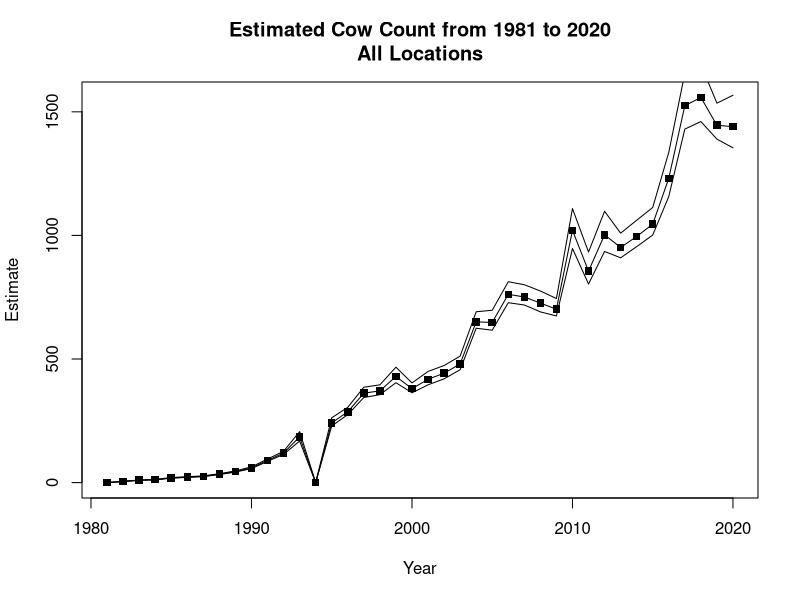
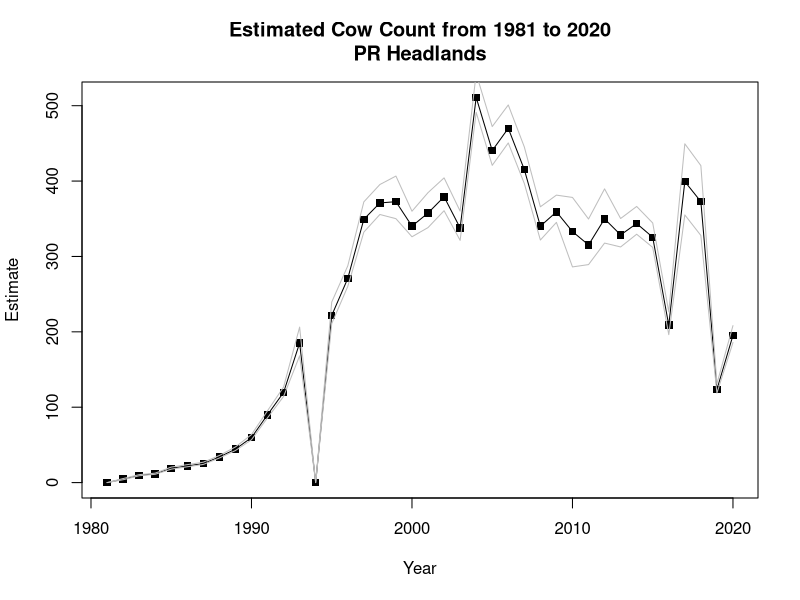
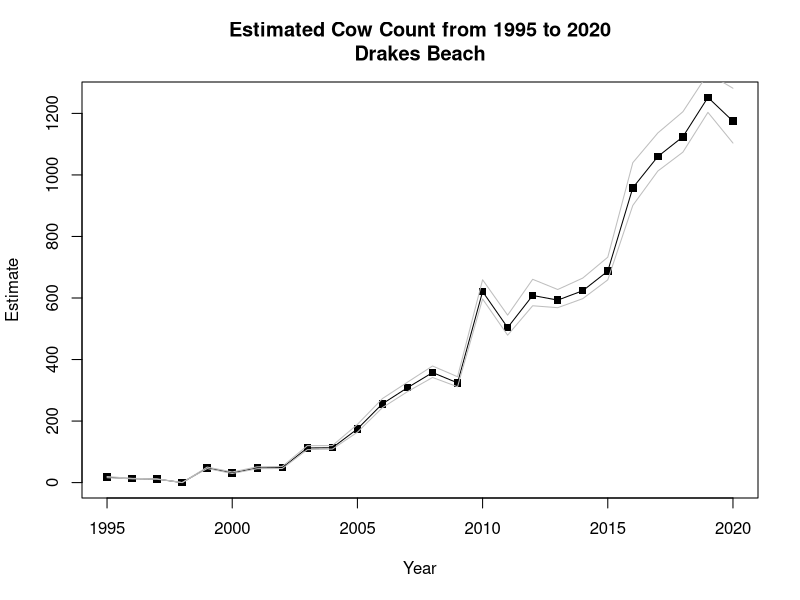
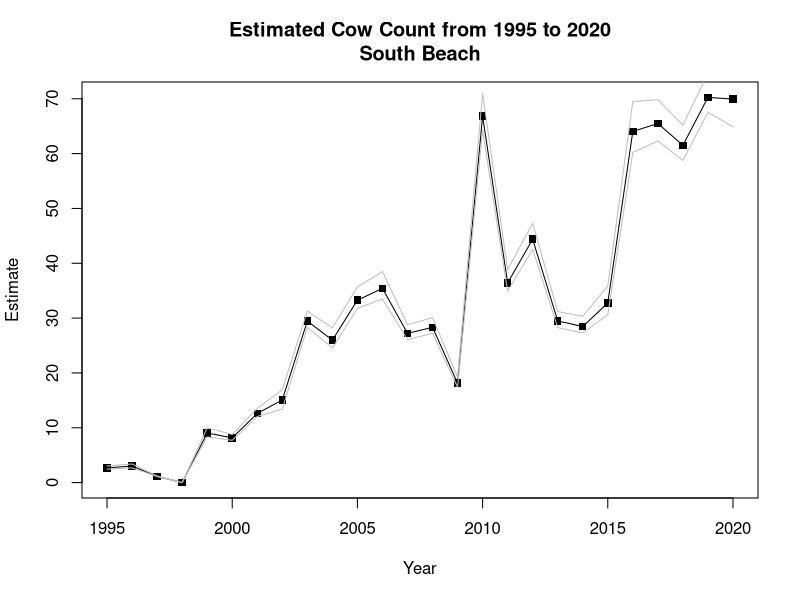

R code for these plots, in order:
##################################################
#####DONT USE THIS INSTEAD USE NEW COW COUNTS#####
##################################################

# Notes about the data:
# Feb/March 1983 Access was restricted because road was washed out due to  El Nino storms)
# Did not include partial surveys completed during the 2018/2019 government shutdown

library("readxl")
library(dplyr)

setwd("~/Internship Summer 2021")
seals <- read_excel("Eseal_1981-2020.xlsx")
# get rid of weird column
seals <- subset(seals, select = -(...6))
# get rid of deadpup (550 instances)
seals <- subset(seals, Age !="DEADPUP")

# unique age classes: 
unique(seals$Age)
# "BULL-SA4"    "COW"      "IMM"      "PUP"      "SA1-3"     "UNK"      "WNR"      "YRLNG"    "EPUP" 
#                         immature             sub adult   unknown     weaner     yearling   group with pup

# to get the Date into POSIXlt which has nice access to year/month/day use: strptime(seals$Date, format="%Y-%m-%d")
# currently stored as POSIXct which has nice storage in data frames but hard for us to work with
# access month using $mon, year using $year and day using $mday
# remember zero based indexing so Jan is 0 and Dec is 11
# year starts at 1900 so 1981 is actually 81 when you use $year

seals_date <- strptime(seals$Date, format="%Y-%m-%d")

# months included in the data set:
unique(seals_date$mon)
# returns 0 (Jan), 1 (Feb), 2 (March), 10 (Nov), 11 (Dec)

# write a function to get each season defined as November Year1 to March Year2
# for example season 0 is Nov 1980 to March 1981, season 1 is Nov 1981 to March 1982... season 9 is Nov 1989 to March 1990... season 39 is Nov 2019 to March 2020
# works for dates passed in as POSIXlt

get_season <- function(date) {
  if (date$mon > 6) {season <- date$year - 80}
  else season <- date$year - 81 
  return(season)
}

# function that does get_season on every item in a list
get_season_all <- function(lst) {
  vec <- vector("list", length(lst))
  for (i in 1:length(lst)) {
    vec[[i]] <- get_season(lst[[i]])
  }
  return(vec)
}

# now that we have the seasons we can add them to the tables
seals$season <- get_season_all(seals_date)

# subset to grab only cows
cows <- subset(seals, Age == "COW")

# had problems with function above so here is the code for grabbing each location and add the month-day date for each season
PRcows <- subset(cows, Location == "PR Headlands")
PRcows$month_day <- format(PRcows$Date, format="%m-%d")

DBcows <- subset(cows, Location == "Drakes Beach")
DBcows$month_day <- format(DBcows$Date, format="%m-%d")

SBcows <- subset(cows, Location == "South Beach")
SBcows$month_day <- format(SBcows$Date, format="%m-%d")

# recreate the multiplier table from Condit et al. (Table A3)
Date <- format(seq(as.Date("1981-01-11"), as.Date("1981-02-08"), by="days"), format="%m-%d")
Multiplier <- c(2.295, 2.107, 1.946, 1.810, 1.693, 1.593, 1.507, 1.434, 1.372, 1.319, 1.274, 1.236, 1.206, 1.181, 1.161, 1.147, 1.138, 1.133, 1.134, 1.139, 1.149, 1.165, 1.186, 1.214, 1.249, 1.292, 1.343, 1.405, 1.479)
Upper <- c(2.678, 2.427, 2.222, 2.056, 1.916, 1.797, 1.696, 1.606, 1.528, 1.463, 1.406, 1.357, 1.316, 1.283, 1.254, 1.230, 1.213, 1.203, 1.200, 1.207, 1.225, 1.253, 1.287, 1.328, 1.378, 1.427, 1.513, 1.597, 1.702)
Lower <- c(1.888, 1.762, 1.650, 1.555, 1.472, 1.401, 1.340, 1.290, 1.246, 1.210, 1.179, 1.154, 1.133, 1.116, 1.104, 1.096, 1.091, 1.089, 1.087, 1.088, 1.093, 1.102, 1.115, 1.134, 1.159, 1.190, 1.228, 1.276, 1.333)
multiplierTable <- data.frame(Date=Date, Lower=Lower, Multiplier=Multiplier, Upper=Upper)

# function to estimate the population using Condit et al.
# not sure how to vectorize so it only works for rows of a table, not a whole table
# returns 0 if the date is out of the range Condit provided
estimate_pop <- function(row, multTbl) {
  if (row$month_day %in% multTbl$Date) {
    m <- multTbl$Multiplier[multTbl$Date == row$month_day] 
    return(m * row$Count)
  } else {
    return(0)
  }
}

# function for lower bound
estimate_pop_lower <- function(row, multTbl) {
  if (row$month_day %in% multTbl$Date) {
    m <- multTbl$Lower[multTbl$Date == row$month_day] 
    return(m * row$Count)
  } else {
    return(0)
  }
}

# function for upper bound
estimate_pop_upper <- function(row, multTbl) {
  if (row$month_day %in% multTbl$Date) {
    m <- multTbl$Upper[multTbl$Date == row$month_day] 
    return(m * row$Count)
  } else {
    return(0)
  }
}

# function that estimates the population for a table
estimate_pop_table <- function(table, multTbl) {
  vec <- numeric()
  lower <- numeric()
  upper <- numeric()
  for (i in 1:nrow(table)) {
    row <- table[i, ]
    est <- estimate_pop(row, multTbl)
    l <- estimate_pop_lower(row, multTbl)
    u <- estimate_pop_upper(row, multTbl)
    vec <- c(vec, est)
    lower <- c(lower, l)
    upper <- c(upper, u)
  }
  table$estimate <- vec
  table$lower <- lower
  table$upper <- upper
  return(table)
}

# add estimates for all dates available 
# note: some years will have an estimate of 0 because of the dates surveyed, work to correct below
PRcows <- estimate_pop_table(PRcows, multiplierTable)
DBcows <- estimate_pop_table(DBcows, multiplierTable)
SBcows <- estimate_pop_table(SBcows, multiplierTable)

# grab the max counts for each season and use the estimate from that date
# missing estimates for seasons 0 (Jan 6), 1 (Jan 6), and 13 (Feb 9)
PRcows_max_count <- PRcows %>% group_by(season) %>% slice(which.max(Count))
# missing estimates for season 17 (Feb 9)
DBcows_max_count <- DBcows %>% group_by(season) %>% slice(which.max(Count))
# missing estimates for seasons 16 (Dec 28) and 17 (Feb 13)
SBcows_max_count <- SBcows %>% group_by(season) %>% slice(which.max(Count))

# visually inspected each season with missing estimates. here are my manual fixes, explanations, and questions

Prcows0 <- subset(PRcows, season == 0)
# three observations on Jan 6, 7, 8 all with a count of 2
# no correction made; left at 0

PRcows1 <- subset(PRcows, season == 1)
# highest count of 2 occurs on Jan 6, 7, 9, and 11, my function above just takes any one of these counts
# and happened to grab one out of range of Condit's dates. Luckily, Jan 11 is in their range, so use that estimate
PRcows_max_count$estimate[PRcows_max_count$season == 1] <- PRcows1$estimate[PRcows1$month_day == "01-11"]
PRcows_max_count$lower[PRcows_max_count$season == 1] <- PRcows1$lower[PRcows1$month_day == "01-11"]
PRcows_max_count$upper[PRcows_max_count$season == 1] <- PRcows1$upper[PRcows1$month_day == "01-11"]
PRcows_max_count$month_day[PRcows_max_count$season == 1] <- "01-11"
PRcows_max_count$Date[PRcows_max_count$season == 1] <- PRcows1$Date[5]

PRcows13 <- subset(PRcows, season == 13)
# only one observation falls within Condit's date range: Jan 14 with count of 141 and estimate of 255.21
# max count occurs on Feb 9 with a count of 154
# should we use the Jan 14 estimate OR use the Feb 9 count * Feb 8 multiplier (because it's only one day off)?
# Feb 9 count * Feb 8 multiplier = 227.766
# no correct made; left at 0

DBcows17 <- subset(DBcows, season == 17)
# max count occurs on Feb 9 with a count of 53
# have estimates for rows 6-13
DBdates17 <- DBcows17$month_day[6:13]
DBest17 <- DBcows17$estimate[6:13]
DBcounts17 <- DBcows17$Count[6:13]
# "01-13" "01-19" "01-21" "01-24" "01-27" "01-30" "01-31" "02-03"
# 3.892    20.580 25.480   23.620   27.312 33.031  28.725  46.132
# 2           15    20       20        24     29     25      38
# same question as above should we use Feb 9 * Feb 8 multiplier:
# 53 * multiplierTable$Multiplier[multiplierTable$Date == "02-08"] = 78.387 
# no correct made; left at 0

SBcows16 <- subset(SBcows, season == 16)
# 4 total observations on 12-28, 01-09, 01-27, 01-31 all have same count (1) 
# Jan 27 has an estimate of 1.138 and Jan 31 has an estimate of 1.149
# these are very similar so I chose to use Jan 27 estimate arbitrarily
SBcows_max_count$estimate[SBcows_max_count$season == 16] <- SBcows16$estimate[SBcows16$month_day == "01-27"]
SBcows_max_count$lower[SBcows_max_count$season == 16] <- SBcows16$lower[SBcows16$month_day == "01-27"]
SBcows_max_count$upper[SBcows_max_count$season == 16] <- SBcows16$upper[SBcows16$month_day == "01-27"]
SBcows_max_count$month_day[SBcows_max_count$season == 16] <- "01-27"
SBcows_max_count$Date[SBcows_max_count$season == 16] <- SBcows16$Date[3]

SBcows17 <- subset(SBcows, season == 17)
# max count occurs on Feb 13 with count of 12
# have esimates for rows 7 to 14
SBdates17 <- SBcows17$month_day[7:14]
SBest17 <- SBcows17$estimate[7:14]
SBcounts17 <- SBcows17$Count[7:14]
# "01-13" "01-19" "01-21" "01-24" "01-27" "01-30" "01-31" "02-03" "02-09" "02-13"
# 1.946   1.372     5.096  3.543   3.414   5.695   3.447   8.498    NA      NA
# 1         1         4      3       3        5      3       7       5      12
# i feel less comfortable proposing to use max count * Feb 8 multiplier but in this case it is
# 12 * multiplierTable$Multiplier[multiplierTable$Date == "02-08"] = 17.748
# # no correct made; left at 0


# calculate totals across locations for cows
# pass in tbales for each location and col as a string 
total_max_count <- function(PR, SB, DB, col) {
  vec <- vector("list", 40)
  for (i in 0:39) {
    a <- PR[[col]][PR$season == i]
    if (identical(a, numeric(0))) { a <- 0}
    b <- SB[[col]][SB$season == i]
    if (identical(b, numeric(0))) { b <- 0}
    c <- DB[[col]][DB$season == i]
    if (identical(c, numeric(0))) { c <- 0}
    vec[[i+1]] <- a + b + c # lists aren't zero indexed here
  }
  return(vec)
}

# total max count for all locations
cow_max_total <- total_max_count(PRcows_max_count, SBcows_max_count, DBcows_max_count, "Count")
# estimations
cow_est_total <- total_max_count(PRcows_max_count, SBcows_max_count, DBcows_max_count, "estimate")
cow_est_lower_total <- total_max_count(PRcows_max_count, SBcows_max_count, DBcows_max_count, "lower")
cow_est_upper_total <- total_max_count(PRcows_max_count, SBcows_max_count, DBcows_max_count, "upper")

# plot total estimates and max counts for each season
plot(1981:2020, cow_est_total, main="Estimated Cow Count from 1981 to 2020\nAll Locations", xlab="Year", ylab='Estimate', pch=15)
lines(1981:2020, cow_est_total)
lines(1981:2020, cow_est_lower_total)
lines(1981:2020, cow_est_upper_total)

# can also plot for each location
# these plots will plot 0 for missing estimates
plot(1981:2020, PRcows_max_count$estimate, main="Estimated Cow Count from 1981 to 2020\nPR Headlands", xlab="Year", ylab='Estimate', pch=15)
lines(1981:2020, PRcows_max_count$estimate)
lines(1981:2020, PRcows_max_count$lower, col="grey")
lines(1981:2020, PRcows_max_count$upper, col="grey")
plot(1995:2020, DBcows_max_count$estimate, main="Estimated Cow Count from 1995 to 2020\nDrakes Beach", xlab="Year", ylab='Estimate', pch=15)
lines(1995:2020, DBcows_max_count$estimate)
lines(1995:2020, DBcows_max_count$lower, col="grey")
lines(1995:2020, DBcows_max_count$upper, col="grey")
plot(1995:2020, SBcows_max_count$estimate, main="Estimated Cow Count from 1995 to 2020\nSouth Beach", xlab="Year", ylab='Estimate', pch=15)
lines(1995:2020, SBcows_max_count$estimate)
lines(1995:2020, SBcows_max_count$lower, col="grey")
lines(1995:2020, SBcows_max_count$upper, col="grey")

# do the max count dates seem reasonable?
PRdays <- unique(PRcows_max_count$month_day)
# range for PR: Jan 6 to Feb 9
DBdays <- unique(DBcows_max_count$month_day)
# range for DB: Jan 23 to Feb 9
SBdays <- unique(SBcows_max_count$month_day)
# range for SB: Jan 17 to Feb 13
